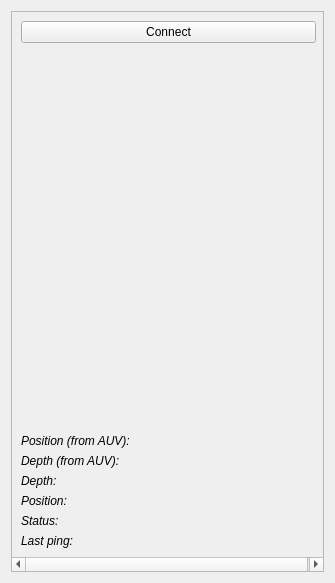
<?xml version="1.0" encoding="UTF-8"?>
<ui version="4.0">
 <class>USBLWidget</class>
 <widget class="QWidget" name="USBLWidget">
  <property name="geometry">
   <rect>
    <x>0</x>
    <y>0</y>
    <width>335</width>
    <height>583</height>
   </rect>
  </property>
  <property name="sizePolicy">
   <sizepolicy hsizetype="Preferred" vsizetype="Expanding">
    <horstretch>0</horstretch>
    <verstretch>0</verstretch>
   </sizepolicy>
  </property>
  <property name="minimumSize">
   <size>
    <width>240</width>
    <height>0</height>
   </size>
  </property>
  <property name="maximumSize">
   <size>
    <width>16000</width>
    <height>16000</height>
   </size>
  </property>
  <property name="windowTitle">
   <string>USBL</string>
  </property>
  <layout class="QVBoxLayout" name="verticalLayout">
   <item>
    <widget class="QScrollArea" name="scrollArea">
     <property name="widgetResizable">
      <bool>true</bool>
     </property>
     <widget class="QWidget" name="scrollAreaWidgetContents">
      <property name="geometry">
       <rect>
        <x>0</x>
        <y>0</y>
        <width>315</width>
        <height>563</height>
       </rect>
      </property>
      <layout class="QVBoxLayout" name="verticalLayout_2">
       <item>
        <widget class="QPushButton" name="connectButton">
         <property name="sizePolicy">
          <sizepolicy hsizetype="Minimum" vsizetype="Fixed">
           <horstretch>0</horstretch>
           <verstretch>0</verstretch>
          </sizepolicy>
         </property>
         <property name="maximumSize">
          <size>
           <width>295</width>
           <height>16777215</height>
          </size>
         </property>
         <property name="text">
          <string>Connect</string>
         </property>
        </widget>
       </item>
       <item>
        <widget class="TrackWidget" name="trackwidget_usbl" native="true">
         <property name="sizePolicy">
          <sizepolicy hsizetype="Expanding" vsizetype="Expanding">
           <horstretch>0</horstretch>
           <verstretch>0</verstretch>
          </sizepolicy>
         </property>
         <property name="minimumSize">
          <size>
           <width>295</width>
           <height>110</height>
          </size>
         </property>
        </widget>
       </item>
       <item>
        <widget class="TrackWidget" name="trackwidget_gps" native="true">
         <property name="sizePolicy">
          <sizepolicy hsizetype="Expanding" vsizetype="Expanding">
           <horstretch>0</horstretch>
           <verstretch>0</verstretch>
          </sizepolicy>
         </property>
         <property name="minimumSize">
          <size>
           <width>295</width>
           <height>110</height>
          </size>
         </property>
        </widget>
       </item>
       <item>
        <widget class="TrackWidget" name="trackwidget_auv" native="true">
         <property name="sizePolicy">
          <sizepolicy hsizetype="Expanding" vsizetype="Expanding">
           <horstretch>0</horstretch>
           <verstretch>0</verstretch>
          </sizepolicy>
         </property>
         <property name="minimumSize">
          <size>
           <width>295</width>
           <height>110</height>
          </size>
         </property>
        </widget>
       </item>
       <item>
        <layout class="QHBoxLayout" name="horizontalLayout_5">
         <item>
          <widget class="QLabel" name="position_auv_label">
           <property name="font">
            <font>
             <italic>true</italic>
            </font>
           </property>
           <property name="text">
            <string>Position (from AUV):</string>
           </property>
          </widget>
         </item>
         <item>
          <widget class="QLabel" name="auv_position_label">
           <property name="sizePolicy">
            <sizepolicy hsizetype="Expanding" vsizetype="Preferred">
             <horstretch>0</horstretch>
             <verstretch>0</verstretch>
            </sizepolicy>
           </property>
           <property name="minimumSize">
            <size>
             <width>150</width>
             <height>0</height>
            </size>
           </property>
           <property name="text">
            <string/>
           </property>
          </widget>
         </item>
        </layout>
       </item>
       <item>
        <layout class="QHBoxLayout" name="horizontalLayout_6">
         <item>
          <widget class="QLabel" name="depth_auv_label">
           <property name="font">
            <font>
             <italic>true</italic>
            </font>
           </property>
           <property name="text">
            <string>Depth (from AUV):</string>
           </property>
          </widget>
         </item>
         <item>
          <widget class="QLabel" name="auv_depth_label">
           <property name="sizePolicy">
            <sizepolicy hsizetype="Expanding" vsizetype="Preferred">
             <horstretch>0</horstretch>
             <verstretch>0</verstretch>
            </sizepolicy>
           </property>
           <property name="minimumSize">
            <size>
             <width>160</width>
             <height>0</height>
            </size>
           </property>
           <property name="text">
            <string/>
           </property>
          </widget>
         </item>
        </layout>
       </item>
       <item>
        <layout class="QHBoxLayout" name="horizontalLayout_3">
         <item>
          <widget class="QLabel" name="depth_label">
           <property name="font">
            <font>
             <italic>true</italic>
            </font>
           </property>
           <property name="text">
            <string>Depth:</string>
           </property>
          </widget>
         </item>
         <item>
          <widget class="QLabel" name="usbl_depth_label">
           <property name="sizePolicy">
            <sizepolicy hsizetype="Expanding" vsizetype="Preferred">
             <horstretch>0</horstretch>
             <verstretch>0</verstretch>
            </sizepolicy>
           </property>
           <property name="minimumSize">
            <size>
             <width>220</width>
             <height>0</height>
            </size>
           </property>
           <property name="text">
            <string/>
           </property>
          </widget>
         </item>
        </layout>
       </item>
       <item>
        <layout class="QHBoxLayout" name="horizontalLayout_2">
         <item>
          <widget class="QLabel" name="position_label">
           <property name="font">
            <font>
             <italic>true</italic>
            </font>
           </property>
           <property name="text">
            <string>Position:</string>
           </property>
          </widget>
         </item>
         <item>
          <widget class="QLabel" name="usbl_position_label">
           <property name="sizePolicy">
            <sizepolicy hsizetype="Expanding" vsizetype="Preferred">
             <horstretch>0</horstretch>
             <verstretch>0</verstretch>
            </sizepolicy>
           </property>
           <property name="minimumSize">
            <size>
             <width>220</width>
             <height>0</height>
            </size>
           </property>
           <property name="text">
            <string/>
           </property>
          </widget>
         </item>
        </layout>
       </item>
       <item>
        <layout class="QHBoxLayout" name="horizontalLayout">
         <item>
          <widget class="QLabel" name="status_label">
           <property name="font">
            <font>
             <italic>true</italic>
            </font>
           </property>
           <property name="text">
            <string>Status:</string>
           </property>
          </widget>
         </item>
         <item>
          <widget class="QLabel" name="usbl_status_label">
           <property name="sizePolicy">
            <sizepolicy hsizetype="Expanding" vsizetype="Preferred">
             <horstretch>0</horstretch>
             <verstretch>0</verstretch>
            </sizepolicy>
           </property>
           <property name="minimumSize">
            <size>
             <width>240</width>
             <height>0</height>
            </size>
           </property>
           <property name="text">
            <string/>
           </property>
          </widget>
         </item>
        </layout>
       </item>
       <item>
        <layout class="QHBoxLayout" name="horizontalLayout_4">
         <item>
          <widget class="QLabel" name="lastping_label">
           <property name="font">
            <font>
             <italic>true</italic>
            </font>
           </property>
           <property name="text">
            <string>Last ping:</string>
           </property>
          </widget>
         </item>
         <item>
          <widget class="QLabel" name="usbl_lastping_label">
           <property name="sizePolicy">
            <sizepolicy hsizetype="Expanding" vsizetype="Preferred">
             <horstretch>0</horstretch>
             <verstretch>0</verstretch>
            </sizepolicy>
           </property>
           <property name="minimumSize">
            <size>
             <width>220</width>
             <height>0</height>
            </size>
           </property>
           <property name="text">
            <string/>
           </property>
          </widget>
         </item>
        </layout>
       </item>
      </layout>
      <zorder>connectButton</zorder>
      <zorder>connectButton</zorder>
      <zorder>connectButton</zorder>
      <zorder>connectButton</zorder>
      <zorder>connectButton</zorder>
      <zorder>trackwidget_auv</zorder>
      <zorder>trackwidget_gps</zorder>
      <zorder>trackwidget_usbl</zorder>
      <zorder></zorder>
      <zorder></zorder>
      <zorder></zorder>
      <zorder></zorder>
      <zorder></zorder>
      <zorder></zorder>
     </widget>
    </widget>
   </item>
  </layout>
 </widget>
 <customwidgets>
  <customwidget>
   <class>TrackWidget</class>
   <extends>QWidget</extends>
   <header>trackwidget.h</header>
   <container>1</container>
  </customwidget>
 </customwidgets>
 <resources>
  <include location="../resources.qrc"/>
 </resources>
 <connections/>
</ui>
